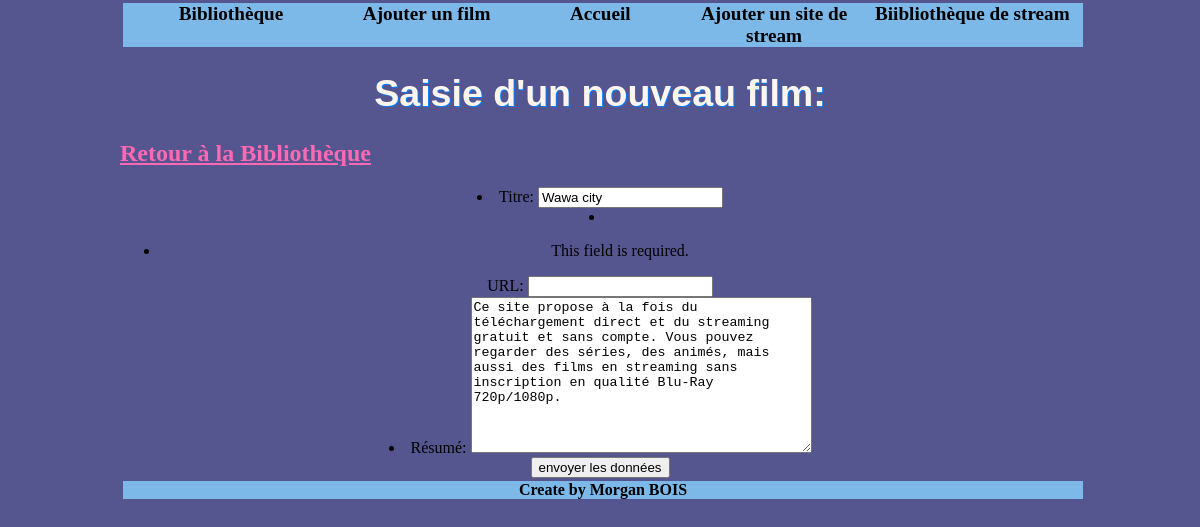
The app's page /stream/updatesite/2/ with its own data.
### film/models.py (models this page shows, shortened)
class Site(models.Model):
        titre = models.CharField(max_length=100)
        url = models.CharField(max_length=100)
        resume = models.TextField(null=True, blank=True)
        def dico(self):
            return {"titre": self.titre, "realisateur": self.url, "resume": self.resume}

### film/views.py (the view)
# urls.py: path("updatesite/<int:id>/",views.updatesite),
def updatesite(request, id):
    site = models.Site.objects.get(pk=id)
    form = SiteForm(site.dico())
    return render(request,"film/ajoutsite.html", {"form": form, "id": id})

### film/forms.py
class SiteForm(ModelForm):
    class Meta:
        model = models.Site
        fields = ('titre', 'url', 'resume')
        labels = {
            'titre': _('Titre'),
            'url': _('URL'),
            'resume': _('Résumé')
        }

### film/templates/film/ajoutsite.html (shortened to what this page needs)
{% extends 'film/main.html' %}
{% block content %}
<h1>Saisie d'un nouveau film: </h1>
<h2><a href="/stream/indexsite/">Retour à la Bibliothèque</a> </h2>
 <section>
    {% if id == None %}
        <form method="post" action="/stream/revusite/">
     {% else %}
       <form method="post" action="/stream/updaterevusite/{{id}}/">
     {% endif %}
    {{form.as_ul}}
      <input type="submit" value="envoyer les données"/>
     </form>
  </section>
{% endblock %}

### film/static/css/index.css (style rules this page uses)
body { background-color :#55558F; width: 80%; margin: auto; }
h1 { text-align: center; text-shadow: 1px 1px #007FFF; font-family: sans-serif; font-size: 235%; color:#fff5ee; }
section { text-align: center; }
a { color:#ba55d3; font-weight: bold; }
h2 a { color:#FF69B4; }

### records on screen
Site: titre "Wawa city", resume "Ce site propose à la fois du téléchargement direct et du streaming gratuit et sans compte. Vous pouvez regarder des séries, des animés, mais aussi des films en streaming sans inscription en qualité Blu-Ray 720p/1080p."
